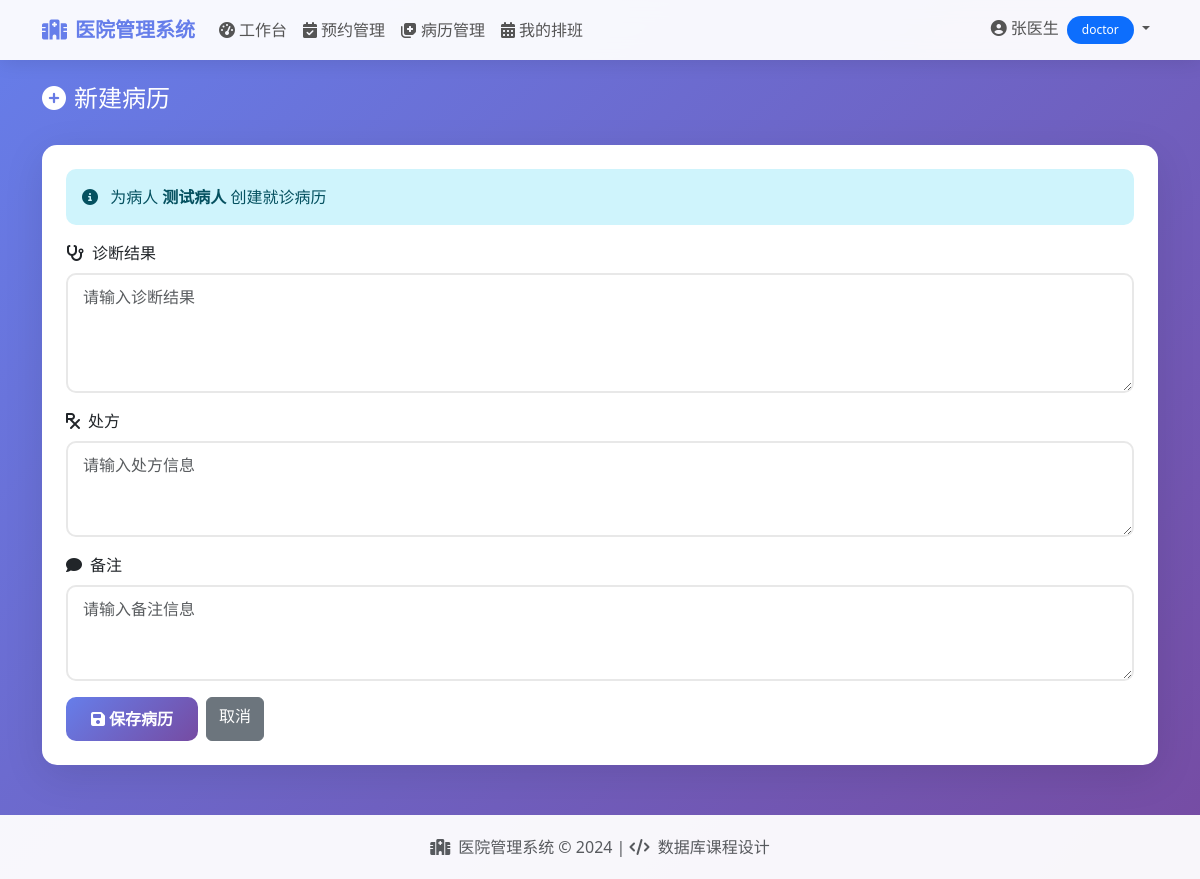
The app's page /doctor/record/add?appointment_id=1 (signed in) with its own data.
### app.py (models this page shows, shortened)
class User(db.Model):
    __tablename__ = 'users'
    id = db.Column(db.Integer, primary_key=True)
    username = db.Column(db.String(80), unique=True, nullable=False, index=True)
    password_hash = db.Column(db.String(200), nullable=False)
    name = db.Column(db.String(100), nullable=False)
    role = db.Column(db.String(20), nullable=False)  # admin, doctor, patient
    phone = db.Column(db.String(20))
    email = db.Column(db.String(100))
    created_at = db.Column(db.DateTime, default=datetime.utcnow)
    department = db.Column(db.String(100))  # 科室
    title = db.Column(db.String(50))  # 职称
    description = db.Column(db.Text)  # 简介
    gender = db.Column(db.String(10))
    age = db.Column(db.Integer)
    address = db.Column(db.String(200))

### app.py (the view, shortened to what this page needs)
@app.route('/doctor/record/add', methods=['GET', 'POST'])
@login_required
@role_required('doctor')
def doctor_add_record():
    appointment_id = request.args.get('appointment_id', type=int)
    appointment = Appointment.query.get_or_404(appointment_id) if appointment_id else None
    patients = User.query.filter_by(role='patient').all()
    return render_template('doctor/add_record.html', appointment=appointment, patients=patients)

### app.py (called while the page is built)
def role_required(*roles):
    def decorator(f):
        @wraps(f)
        def decorated_function(*args, **kwargs):
            if not current_user.is_authenticated:
                return redirect(url_for('login'))
            if current_user.role not in roles:
                flash("您没有权限访问此页面", "danger")
                return redirect(url_for('index'))
            return f(*args, **kwargs)
        return decorated_function
    return decorator

@login_manager.user_loader
def load_user(user_id):
    return User.query.get(int(user_id))

### templates/doctor/add_record.html (shortened to what this page needs)
{% extends "base.html" %}
{% block content %}
<div class="fade-in">
    <div class="d-flex justify-content-between align-items-center mb-4">
        <h4 class="text-white"><i class="fas fa-plus-circle me-2"></i>新建病历</h4>
    </div>
    <div class="card">
        <div class="card-body p-4">
            <form method="POST">
                {% if appointment %}
                <div class="alert alert-info">
                    <i class="fas fa-info-circle me-2"></i>
                    为病人 <strong>{{ appointment.patient.name }}</strong> 创建就诊病历
                </div>
                {% endif %}
                <div class="mb-3">
                    <label class="form-label"><i class="fas fa-stethoscope me-2"></i>诊断结果</label>
                    <textarea name="diagnosis" class="form-control" rows="4" required placeholder="请输入诊断结果"></textarea>
                </div>
                <div class="mb-3">
                    <label class="form-label"><i class="fas fa-prescription me-2"></i>处方</label>
                    <textarea name="prescription" class="form-control" rows="3" placeholder="请输入处方信息"></textarea>
                </div>
                <div class="mb-3">
                    <label class="form-label"><i class="fas fa-comment me-2"></i>备注</label>
                    <textarea name="notes" class="form-control" rows="3" placeholder="请输入备注信息"></textarea>
                </div>
                <div class="d-flex gap-2">
                    <button type="submit" class="btn btn-primary">
                        <i class="fas fa-save me-1"></i>保存病历
                    </button>
                    <a href="{{ url_for('doctor_records') }}" class="btn btn-secondary">取消</a>
                </div>
            </form>
        </div>
    </div>
</div>
{% endblock %}

### templates/base.html (shortened to what this page needs)
<!DOCTYPE html>
<html lang="zh-CN">
<head>
    <link href="https://cdn.bootcdn.net/ajax/libs/twitter-bootstrap/5.3.0/css/bootstrap.min.css" rel="stylesheet">
    <link href="https://cdn.bootcdn.net/ajax/libs/font-awesome/6.4.0/css/all.min.css" rel="stylesheet">
</head>
<body>
    <nav class="navbar navbar-expand-lg">
        <div class="container">
            <a class="navbar-brand" href="{{ url_for('index') }}">
                <i class="fas fa-hospital me-2"></i>医院管理系统
            </a>
            <div class="collapse navbar-collapse" id="navbarNav">
                <ul class="navbar-nav me-auto">
                    {% if current_user.is_authenticated %}
                        {% if current_user.role == 'admin' %}
                        <li class="nav-item">
                            <a class="nav-link" href="{{ url_for('admin_dashboard') }}">
                                <i class="fas fa-tachometer-alt me-1"></i>控制台
                            </a>
                        </li>
                        <li class="nav-item dropdown">
                            <a class="nav-link dropdown-toggle" href="#" role="button" data-bs-toggle="dropdown">
                                <i class="fas fa-cog me-1"></i>系统管理
                            </a>
                            <ul class="dropdown-menu">
                                <li><a class="dropdown-item" href="{{ url_for('admin_doctors') }}"><i class="fas fa-user-md me-2"></i>医生管理</a></li>
                                <li><a class="dropdown-item" href="{{ url_for('admin_patients') }}"><i class="fas fa-user me-2"></i>病人管理</a></li>
                                <li><a class="dropdown-item" href="{{ url_for('admin_departments') }}"><i class="fas fa-building me-2"></i>科室管理</a></li>
                                <li><a class="dropdown-item" href="{{ url_for('admin_drugs') }}"><i class="fas fa-pills me-2"></i>药品管理</a></li>
                                <li><a class="dropdown-item" href="{{ url_for('admin_schedules') }}"><i class="fas fa-calendar-alt me-2"></i>排班管理</a></li>
                            </ul>
                        </li>
                        <li class="nav-item">
                            <a class="nav-link" href="{{ url_for('admin_appointments') }}">
                                <i class="fas fa-calendar-check me-1"></i>预约管理
                            </a>
                        </li>
                        <li class="nav-item">
                            <a class="nav-link" href="{{ url_for('admin_medical_records') }}">
                                <i class="fas fa-notes-medical me-1"></i>病历管理
                            </a>
                        </li>
                        {% elif current_user.role == 'doctor' %}
                        <li class="nav-item">
                            <a class="nav-link" href="{{ url_for('doctor_dashboard') }}">
                                <i class="fas fa-tachometer-alt me-1"></i>工作台
                            </a>
                        </li>
                        <li class="nav-item">
                            <a class="nav-link" href="{{ url_for('doctor_appointments') }}">
                                <i class="fas fa-calendar-check me-1"></i>预约管理
                            </a>
                        </li>
                        <li class="nav-item">
                            <a class="nav-link" href="{{ url_for('doctor_records') }}">
                                <i class="fas fa-notes-medical me-1"></i>病历管理
                            </a>
                        </li>
                        <li class="nav-item">
                            <a class="nav-link" href="{{ url_for('doctor_schedule') }}">
                                <i class="fas fa-calendar-alt me-1"></i>我的排班
                            </a>
                        </li>
                        {% endif %}
                    {% endif %}
                </ul>
                <ul class="navbar-nav">
                    {% if current_user.is_authenticated %}
                    <li class="nav-item dropdown">
                        <a class="nav-link dropdown-toggle" href="#" role="button" data-bs-toggle="dropdown">
                            <i class="fas fa-user-circle me-1"></i>{{ current_user.name }}
                            <span class="badge bg-primary ms-1">{{ current_user.role }}</span>
                        </a>
                    </li>
                    {% endif %}
                </ul>
            </div>
        </div>
    </nav>
    <div class="container mt-4 content-wrapper">
        {% block content %}{% endblock %}
    </div>
    <footer class="footer">
        <div class="container text-center">
            <p class="mb-0 text-muted">
                <i class="fas fa-hospital me-2"></i>医院管理系统 &copy; 2024 |
                <i class="fas fa-code me-1"></i> 数据库课程设计
            </p>
        </div>
    </footer>
</body>
</html>

### templates/base.html (style rules this page uses)
body { background: linear-gradient(135deg, #667eea 0%, #764ba2 100%); min-height: 100vh; }
.card { border: none; border-radius: 15px; box-shadow: 0 10px 40px rgba(0,0,0,0.1); }
.navbar { background: rgba(255,255,255,0.95) !important; backdrop-filter: blur(10px); box-shadow: 0 2px 20px rgba(0,0,0,0.1); }
.navbar-brand { font-weight: 700; color: #667eea !important; }
.nav-link { font-weight: 500; color: #555 !important; transition: all 0.3s; }
.btn-primary { background: linear-gradient(135deg, #667eea 0%, #764ba2 100%); border: none; border-radius: 10px; padding: 10px 25px; font-weight: 600; transition: all 0.3s; }
.alert { border-radius: 10px; border: none; }
.footer { background: rgba(255,255,255,0.95); padding: 20px 0; margin-top: 50px; }
.badge { padding: 8px 15px; border-radius: 20px; font-weight: 500; }
.form-control, .form-select { border-radius: 10px; padding: 10px 15px; border: 2px solid #e8e8e8; transition: all 0.3s; }
.content-wrapper { min-height: calc(100vh - 200px); }
.fade-in { animation: fadeIn 0.5s ease; }

### records on screen
User: name "张医生", role "doctor"
User: patient.name "测试病人"
